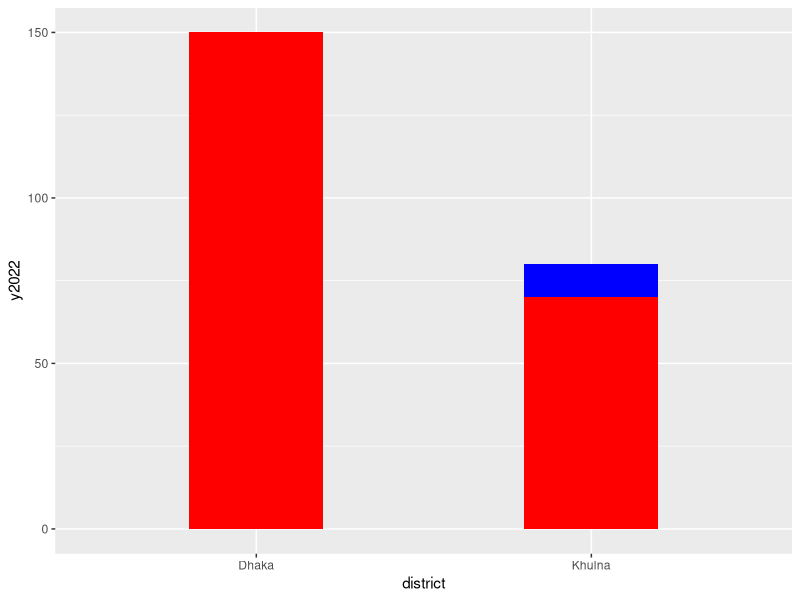
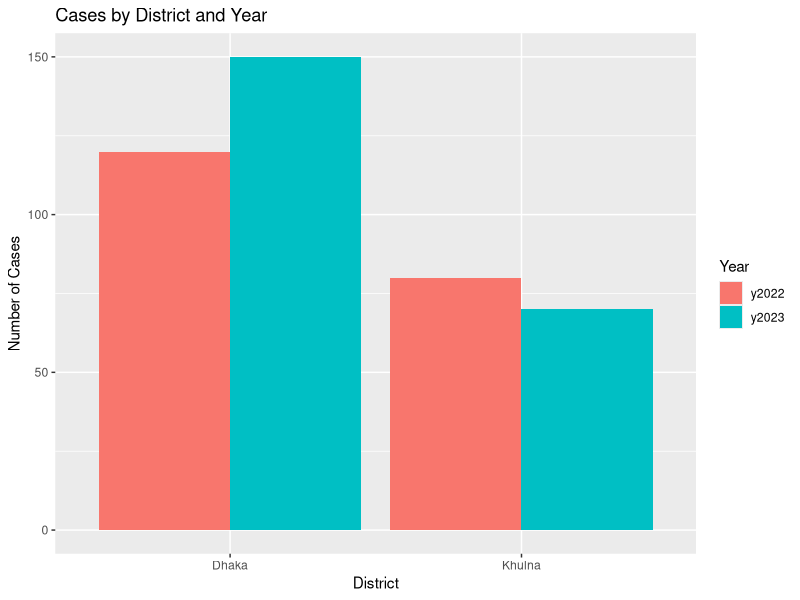

Generate these figures, in order, with R: (Note: this script raises an error after producing the figures.)
# 5.1 install and load the library if not yet
install.packages("tidyverse")
library(tidyverse)

# we'll continue with the survey tibble from script_4
survey <- tibble(
  id       = c(1, 2, 3, 4, 5, 6),
  age      = c(23, 45, 31, 67, 12, 50),
  sex      = c("F", "M", "F", "M", "F", "M"),
  district = c("Dhaka", "Dhaka", "Sylhet", "Khulna", "Sylhet", "Dhaka"),
  hb       = c(11.5, 13.2, NA, 12.8, 10.9, 14.1)
)
survey

# 5.2 filter(): choose row
# structure: data |> filter(conditions)              # only those row which satisfied the condition appear
survey |> filter(age >= 18)                          # only those who are greater than 18 y/o will appear         
survey |> filter(district == "Dhaka", sex =="F")     # only those who are female and from district Dhaka will appear
survey |> filter(district == "Dhaka", sex =="M")     # only those who are male and from district Dhaka will appear
survey |> filter(district %in% c("Dhaka", "Sylhet")) # only those who are from Dhaka and Sylhet district will appear

# 5.3 select(), rename(), arrange()
# structure: data |> select(conditions)
survey |> select(id, age, hb)                # selects id, age and hb variable values
survey |> select(district)                   # selects only the district variable values
survey |> select(-sex)                       # selects everything excluding sex variable

# structure: data |> rename( new = old)
survey |> rename(haemoglobin = hb)           # renames hb variable to haemoglobin

# structure: data |> arrange(conditions)
survey |> arrange(age)                       # arranges the survey according to age in asccending order
survey |> arrange(desc(age))                 # arranges the survey according to age in descending order

survey |> arrange(sex)                       # arrange the survey according to sex in asccending alphabetic order
survey |> arrange(desc(sex))                 # arrange the survey according to sex in descending alphabetic order

# 5.4 mutate(): create new variables
# structure: data <- data |> mutate(conditions)
survey <- survey |> mutate(                  # adds another variable named anemic based on the condition
  anemic = hb < 12
)
survey

survey <- survey |> mutate(                  # adds another variable named age group based on the condition
  age_group = case_when(
    age< 15 ~ "0-15",
    age< 45 ~ "15-44",
    age< 65 ~ "45-64",
    TRUE    ~ "65+"
  )
)
survey

# this can also be done in one mutate()
# structure: data <- data |> mutate(condition1, condition2, ...)
survey <- survey |> mutate(
  anemic = hb < 12,
  age_group = case_when(
    age< 15 ~ "0-15",
    age< 45 ~ "15-44",
    age< 65 ~ "45-64",
    TRUE    ~ "65+"
  )
)
survey

# 5.5 count(), group_by(), summarise()
# structure: data |> count(variable_name)
survey |> count(age_group)         # counts the number of observations in each category/group (age_group)
survey |> count(district)          # counts the number of observations in each category/group (district)

survey |> group_by(district) |> summarise(n=n())
survey |> group_by(district) |> summarise(mean(hb, na.rm = TRUE))

survey |> group_by(district) |> summarise(n=n(), mean(hb, na.rm = TRUE))

# 5.6 cleaning messy data
messy_data <- tibble(                                           # sample messy data tibble
  sex_raw  = c("F", "female", "Female", " female", "F ", "f ", "male", "Male", "m")
)
messy_data

messy_data <- messy_data |> mutate(                             # trims or removes empty spaces
  sex_raw_trimmed = str_trim(sex_raw)
)
messy_data

messy_data <- messy_data |> mutate(                            # turns everything into lower case
  sex_lowercase = str_to_lower(sex_raw_trimmed)
)
messy_data

messy_data <- messy_data |> mutate(                            
  sex_cleaned = case_when(
    sex_lowercase %in% c("f", "female") ~ "F",
    sex_lowercase %in% c("m", "male") ~ "M"
  )
) 
messy_data

# in one code block but step by step
messy_data <- messy_data |> mutate(
  sex_raw_trimmed = str_trim(sex_raw),
  sex_lowercase = str_to_lower(sex_raw_trimmed),
  sex_cleaned = case_when(
    sex_lowercase %in% c("f", "female")   ~"F",
    sex_lowercase %in% c("m", "male")     ~"M"
  )
)

# in one step
messy_data <- messy_data |> mutate(
  sex_lowercase = str_to_lower(str_trim(sex_raw)),
  sex_cleaned = case_when(
    sex_lowercase %in% c("f", "female") ~ "F",
    sex_lowercase %in% c("m", "male") ~ "M",
  )
)

messy_data
messy_data$sex_cleaned
table(messy_data$sex_cleaned)

# 5.7 duplicate and missing data (1st and last observation are kept same)
survey_2 <- tibble(
  id       = c(1, 2, 3, 4, 5, 6, 7, 8, 9, 1),
  age      = c(23, 45, 31, 67, 12, 50, 35, 25, 14, 23),
  sex      = c("F", "M", "F", "M", "F", "M", "F", "M", "M", "F"),
  district = c("Dhaka", "Dhaka", "Sylhet", "Khulna", "Sylhet", "Dhaka","Sylhet", "Khulna", "Sylhet", "Dhaka"),
  hb       = c(11.5, 13.2, NA, 12.8, 10.9, 14.1, 12.3, NA, NA, 11.5 )
)
survey_2

survey_2 |> distinct()                          # will remove the last observation as it is identical to 1st
survey_2 |> distinct(id, .keep_all = TRUE)      # will keep the first raw per id ( if there is more row for one id it will be removed)
survey_2 |> drop_na(hb)                         # remove rows with missing hb (hb with NA)
survey_2 |> filter(!is.na(hb))                  # keeps only those which are not NA, (removed the NAs)

# 5.8 joining tables
pop <- tibble(                                  # (hypothetical) population for each district
  district   = c("Dhaka", "Khulna", "Sylhet"),
  population = c(10000, 3000, 4000)
)

pop
survey

survey |> 
  left_join(pop, by="district")                 # adding the population to the survey tibble

survey |>                                       # selecting only specific variables
  left_join(pop, by="district") |> 
  select(id, district, population)

# 5.9 reshaping : wide to long
case_wide <- tibble(
  district = c("Dhaka", "Khulna"),
  y2022    = c(120, 80),
  y2023    = c(150, 70)
)
case_wide

case_long <- case_wide |>
  pivot_longer(-district, names_to = "year", values_to = "cases")
case_long

# ---------------- Experimental demonstration of problem(wide) and solution(long) ------------------------
library(ggplot2)

# AWKWARD & BROKEN CONCEPT: You cannot easily map multiple columns to the y-axis 
# with a proper legend without manual hacks.
ggplot(case_wide, aes(x = district)) +
  geom_col(aes(y = y2022), fill = "blue", position = "nudge", width = 0.4) + # Hacky workaround
  geom_col(aes(y = y2023), fill = "red", position = "nudge", width = 0.4)     # Hard to scale


# CLEAN & DYNAMIC: One mapping controls the whole plot
ggplot(case_long, aes(x = district, y = cases, fill = year)) +
  geom_col(position = "dodge") +  # "dodge" puts the bars side-by-side
  labs(
    title = "Cases by District and Year",
    x = "District",
    y = "Number of Cases",
    fill = "Year"
  )


# 5.10 the whole process of cleaning can be done in one codeblock
# survey_clean <- survey |> rename(haemoglobin = hb) |> mutate(sex = factor(sex, levels = c("F", "M")), anemic = haemoglobin < 12) |> filter(age>= 0, age<= 110) |> left_join(pop, by = "district")    # in single line
survey_clean <- survey |> 
  rename(haemoglobin = hb) |> 
  mutate(
    sex = factor(sex, levels = c("F", "M")), 
    anemic = haemoglobin < 12
    ) |> 
  filter(age>= 0, age<= 110) |> 
  left_join(pop, by = "district")      # in multiple line for better understanding

saveRDS(survey_clean, "data_clean/survey_clean.rds")

# ---------------------- Exercise 5 -------------------
# 5.1. From survey, keep females aged 15 or older and show their id and hb.
survey |> filter(age >= 18, sex == "F") |> select(id, hb)

# 5.2. Create a variable high_hb that is TRUE when Hb is 13 or more. 
high_hb <- survey |> filter(hb>=13)
high_hb

# 5.3. Calculate the number of participants and mean age per sex. 
survey |> group_by(sex) |> summarise(n=n(), mean(age, na.rm = TRUE))

# 5.4. Make a wide table of cases per district for three years and reshape it to long.
case_wide_new <- tibble(
  district = c("Dhaka", "Khulna"),
  y2022    = c(120, 80),
  y2023    = c(150, 70),
  y2024    = c(140, 35)
)
case_wide_new

case_long_new <- case_wide_new |>
  pivot_longer(-district, names_to = "year", values_to = "cases")
case_long_new
